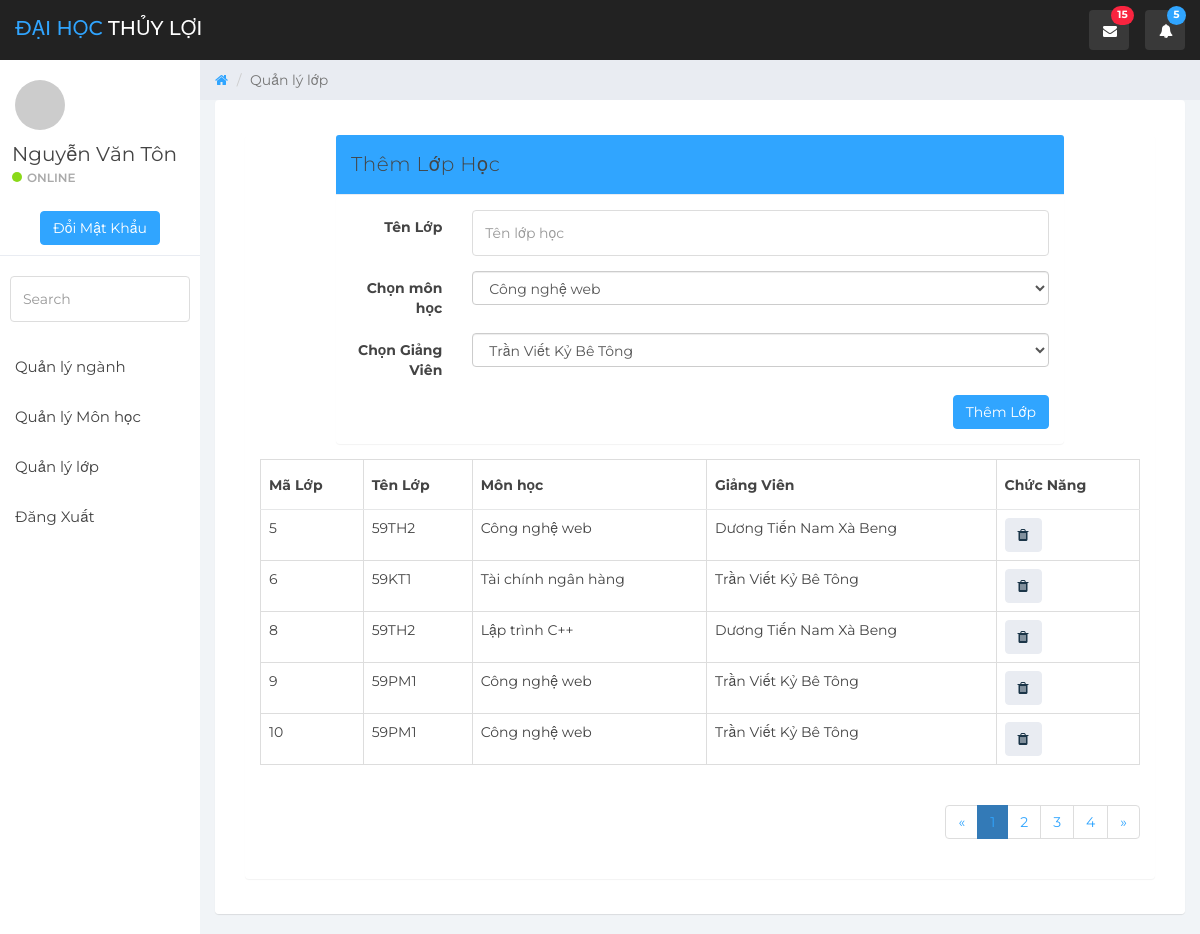
Screenshot of /admin/index.php?page_layout=quan_ly_lop (signed in) with the database file from the repository.
### tables this page shows
CREATE TABLE `thanh_vien` (
  `id` int(10) UNSIGNED NOT NULL,
  `email` varchar(255) DEFAULT NULL,
  `password` varchar(255) DEFAULT NULL,
  `ho_ten` varchar(255) DEFAULT NULL,
  `so_cmt` varchar(255) DEFAULT NULL,
  `so_dien_thoai` varchar(255) DEFAULT NULL,
  `dia_chi` text DEFAULT NULL,
  `level` int(11) DEFAULT 4,
  `trang_thai` int(11) DEFAULT 0,
  `nganh_hoc_id` int(10) UNSIGNED NOT NULL,
  `code` varchar(255) DEFAULT NULL
);

CREATE TABLE `lop_hoc` (
  `id` int(10) UNSIGNED NOT NULL,
  `ten_lop` varchar(255) DEFAULT NULL
);

CREATE TABLE `mon_hoc` (
  `id` int(10) UNSIGNED NOT NULL,
  `ten_mon` varchar(45) DEFAULT NULL,
  `qua_trinh` int(11) DEFAULT NULL,
  `thi_cuoi` float DEFAULT NULL
);

### admin/modules/quan-ly-lop/quan-ly-lop.php (the view, shortened to what this page needs)
<div class="col-sm-9 col-sm-offset-3 col-lg-10 col-lg-offset-2 main">
    <div class="row">
        <ol class="breadcrumb">
            <li><a href="#">
                    <em class="fa fa-home"></em>
                </a></li>
            <li class="active">Quản lý lớp</li>
        </ol>
    </div>
    <div class="panel panel-container">
        <div class="panel panel-default">
            <div class="panel-body btn-margins">
                <div class="col-md-12">
                    <div class="panel panel-primary">
                        <div class="panel panel-primary" style="width: 80%; margin: auto; ">
                            <div class="panel-heading">Thêm Lớp Học</div>
                            <div class="panel-body">
                                <form class="form-horizontal row-border" action="#" method="POST">
                                    <div class="form-group">
                                        <label class="col-md-2 control-label">Tên Lớp</label>
                                        <div class="col-md-10">
                                            <input class="form-control" type="text" name="ten_lop"
                                                placeholder="Tên lớp học">
                                        </div>
                                    </div>
                                    <div class="form-group">
                                        <label class="col-md-2 control-label">Chọn môn học</label>
                                        <div class="col-md-10">
                                        <?php
                                            $sql = "SELECT * FROM mon_hoc ORDER BY id ASC";
                                            $query = mysqli_query($conn, $sql);
                                        ?>
                                            <select class="form-control" name="id_mon">
                                            <?php while($row = mysqli_fetch_assoc($query)) {?>
                                                <option value="<?php echo $row['id'] ?>"><?php echo $row['ten_mon'] ?></option>
                                            <?php } ?>
                                            </select>
                                        </div>
                                    </div>
                                    <div class="form-group">
                                        <label class="col-md-2 control-label">Chọn Giảng Viên</label>
                                        <div class="col-md-10">
                                        <?php
                                        $sql = "SELECT * FROM thanh_vien WHERE level=3";
                                        $query = mysqli_query($conn,$sql);
                                        ?>
                                            <select class="form-control" name="id_gv">
                                                <?php while($row = mysqli_fetch_assoc($query)) {?>
                                                <option value="<?php echo $row['id'] ?>">
                                                <?php echo $row['ho_ten'] ?></option>
                                                <?php } ?>
                                            </select>
                                        </div>
                                    </div>
                                    <div style="text-align: right;">
                                        <button class="btn btn-primary" type="submit" name="sbm">Thêm Lớp</button>
                                    </div>
                                </form>
                            </div>
                        </div>
                        <div class="panel-body">
                            <table class="table table-bordered">
                                <thead>
                                    <tr>
                                        <th>Mã Lớp</th>
                                        <th>Tên Lớp</th>
                                        <th>Môn học</th>
                                        <th>Giảng Viên</th>
                                        <th>Chức Năng</th>
                                    </tr>
                                </thead>
                                <tbody>
                                <?php
                                $sql = "SELECT lop_hoc.id, lop_hoc.ten_lop, mon_hoc.ten_mon, thanh_vien.ho_ten
                                FROM lop_hoc
                                INNER JOIN mon_hoc_lop_hoc ON mon_hoc_lop_hoc.lop_hoc_id = lop_hoc.id
                                INNER JOIN mon_hoc ON mon_hoc_lop_hoc.mon_hoc_id = mon_hoc.id
                                INNER JOIN lop_hoc_giang_vien ON lop_hoc_giang_vien.lop_hoc_id = lop_hoc.id
                                INNER JOIN thanh_vien ON lop_hoc_giang_vien.giang_vien_id = thanh_vien.id";
                                $query= mysqli_query($conn,$sql);
                                while($row = mysqli_fetch_assoc($query)) {?>
                                    <tr>
                                        <td><?php echo$row['id']?></td>
                                        <td><?php echo $row['ten_lop']?></td>
                                        <td><?php echo $row['ten_mon'] ?></td>
                                        <td>
                                        <?php echo $row['ho_ten'] ?>
                                        </td>
                                        <td>
                                            <a class="btn btn-default btn-circle margin" href="modules/quan-ly-lop/xoa-lop.php?id_lop=<?php echo $row['id']; ?>"><span
                                                    class="fa fa-trash"></span></a></td>
                                    </tr>
                                <?php }?>
                                </tbody>
                            </table>
                            <div style="text-align: right;">
                                <ul class="pagination">
                                    <li class="page-item disabled">
                                        <a class="page-link" href="#" aria-label="Previous">
                                            <span aria-hidden="true">&laquo;</span>
                                        </a>
                                    </li>
                                    <li class="page-item active"><a class="page-link" href="#">1</a></li>
                                    <li class="page-item"><a class="page-link" href="#">2</a></li>
                                    <li class="page-item"><a class="page-link" href="#">3</a></li>
                                    <li class="page-item"><a class="page-link" href="#">4</a></li>
                                    <li class="page-item">
                                        <a class="page-link" href="#" aria-label="Next">
                                            <span aria-hidden="true">&raquo;</span>
                                        </a>
                                    </li>
                                </ul>
                            </div>
                        </div>
                    </div>
                </div>
            </div>
        </div>
    </div>
</div>

### admin/modules/menu-admin/menu.php (shortened to what this page needs)
<?php
$level = $_SESSION['level'];
$mail = $_SESSION['mail'];
?>
<div id="sidebar-collapse" class="col-sm-3 col-lg-2 sidebar">
    <div class="profile-sidebar">
        <div class="profile-userpic">
            <img src="http://placehold.it/50/30a5ff/fff" class="img-responsive" alt="">
        </div>
        <div class="profile-usertitle">
            <?php
            $sql = "SELECT * FROM thanh_vien WHERE email = '$mail'";
            $query = mysqli_query($conn,$sql) ;
            $row = mysqli_fetch_assoc($query);
             ?>
            <div class="profile-usertitle-name"><?php echo $row['ho_ten']; ?></div>
            <div class="profile-usertitle-status"><span class="indicator label-success"></span>Online</div>
        </div>
        <a class="btn btn-primary" href="#" role="button"> Đổi Mật Khẩu </a>
    </div>
    <form role="search">
        <div class="form-group">
            <input type="text" class="form-control" placeholder="Search">
        </div>
    </form>
    <ul class="nav menu">
        <?php
        if ($level == 2) {
        ?>
            <li><a href="index.php?page_layout=quan_ly_nganh">Quản lý ngành</a></li>
            <li><a href="index.php?page_layout=quan_ly_mon">Quản lý Môn học</a></li>
            <li><a href="index.php?page_layout=quan_ly_lop">Quản lý lớp</a></li>
        <?php } ?>
        <li><a href="modules/dang-xuat/dang-xuat.php">Đăng Xuất</a></li>
    </ul>
</div>

### admin/css/styles.css (style rules this page uses)
body { background: #f1f4f7; padding-top: 60px; font-size: 14px; color: #444444; font-family: "Montserrat", "Helvetica Neue", Helvetica, Arial, sans-serif; }
a, a:hover, a:focus { color: #30a5ff; }
input.form-control { border: 1px solid #ddd; box-shadow: none; height: 46px; }
.btn-default, .btn-default:hover, .btn-default:focus, .btn-default:active, .btn-default.active, .open>.dropdown-toggle.btn-default, .btn-default.disabled, .btn-default[disabled], fieldset[disabled] .btn-default, .btn-default.disabled:hover, .btn-default[disabled]:hover, fieldset[disabled] .btn-default:hover, .btn-default.disabled:focus, .btn-default[disabled]:focus, fieldset[disabled] .btn-default:focus, .btn-default.disabled:active, .btn-default[disabled]:active, fieldset[disabled] .btn-default:active, .btn-default.disabled.active, .btn-default[disabled].active, fieldset[disabled] .btn-default.active { background-color: #e9ecf2; border-color: #e9ecf2; color: #1b3548; }
.btn-primary, .btn-primary:hover, .btn-primary:focus, .btn-primary:active, .btn-primary.active, .open>.dropdown-toggle.btn-primary, .btn-primary.disabled, .btn-primary[disabled], fieldset[disabled] .btn-primary, .btn-primary.disabled:hover, .btn-primary[disabled]:hover, fieldset[disabled] .btn-primary:hover, .btn-primary.disabled:focus, .btn-primary[disabled]:focus, fieldset[disabled] .btn-primary:focus, .btn-primary.disabled:active, .btn-primary[disabled]:active, fieldset[disabled] .btn-primary:active, .btn-primary.disabled.active, .btn-primary[disabled].active, fieldset[disabled] .btn-primary.active { background-color: #30a5ff; border-color: #30a5ff; }
.btn-link, .page-link, .text-primary { color: #30a5ff !important; }
.label-success { background-color: #8ad919; }
.panel { border: 0; }
.panel-container { padding-top: 20px; }
.panel-primary>.panel-heading { background-color: #30a5ff !important; color: #fff; border: none; }
.panel-heading { font-size: 20px; font-weight: 300; letter-spacing: 0.025em; height: 60px; line-height: 38px; }
.panel-default .panel-heading { background: #fff; border-bottom: 1px solid #e9ecf2; color: #444444; }
.sidebar { display: block; padding: 0; display: none; box-shadow: none; background: #fff; }
.sidebar ul { margin: 20px 0px; }
.sidebar form { padding: 10px 0 0 0; margin: 10px 10px 20px 10px; }
@media (min-width: 768px) { .sidebar { display: block; position: fixed; top: 60px; bottom: 0; left: 0; z-index: 1000; display: block; margin: 0; padding: 0; overflow-x: hidden; overflow-y: auto; } }
.sidebar ul.nav li a { height: 50px; font-size: 15px; line-height: 2em; color: #444444; }
.profile-sidebar { padding: 10px 0; border-bottom: 1px solid #e9ecf2; }
.indicator { width: 10px; height: 10px; display: inline-block; border-radius: 9999px; margin-right: 5px; }
.profile-userpic img { float: left; margin: 10px 0px 0px 15px; width: 50px; height: 50px; border-radius: 9999px !important; }
.profile-usertitle { float: left; text-align: left; margin: 10px 0 0 12px; }
.profile-usertitle-name { font-size: 20px; margin-bottom: 0px; }
.profile-usertitle-status { text-transform: uppercase; color: #AAA; font-size: 12px; font-weight: 600; margin-bottom: 15px; }
.breadcrumb { border-radius: 0; padding: 10px 15px 10px 15px; background: #e9ecf2; margin: 0; }
.table { background: #fff; }
.table>thead>tr>th { border-bottom: 1px solid #e6e7e8; vertical-align: middle; height: 50px; }
div.profile-sidebar { text-align: center; }

### rows the page displays
thanh_vien: ho_ten "Nguyễn Văn Tôn"
lop_hoc: id "5", ten_lop "59TH2", mon_hoc.ten_mon "Công nghệ web", thanh_vien.ho_ten "Dương Tiến Nam Xà Beng"
lop_hoc: id "6", ten_lop "59KT1", mon_hoc.ten_mon "Tài chính ngân hàng", thanh_vien.ho_ten "Trần Viết Kỷ Bê Tông"
lop_hoc: id "8", ten_lop "59TH2", mon_hoc.ten_mon "Lập trình C++", thanh_vien.ho_ten "Dương Tiến Nam Xà Beng"
lop_hoc: id "9", ten_lop "59PM1", mon_hoc.ten_mon "Công nghệ web", thanh_vien.ho_ten "Trần Viết Kỷ Bê Tông"
lop_hoc: id "10", ten_lop "59PM1", mon_hoc.ten_mon "Công nghệ web", thanh_vien.ho_ten "Trần Viết Kỷ Bê Tông"

### other values shown
form field id_mon "Công nghệ web"
form field id_gv "Trần Viết Kỷ Bê Tông"
